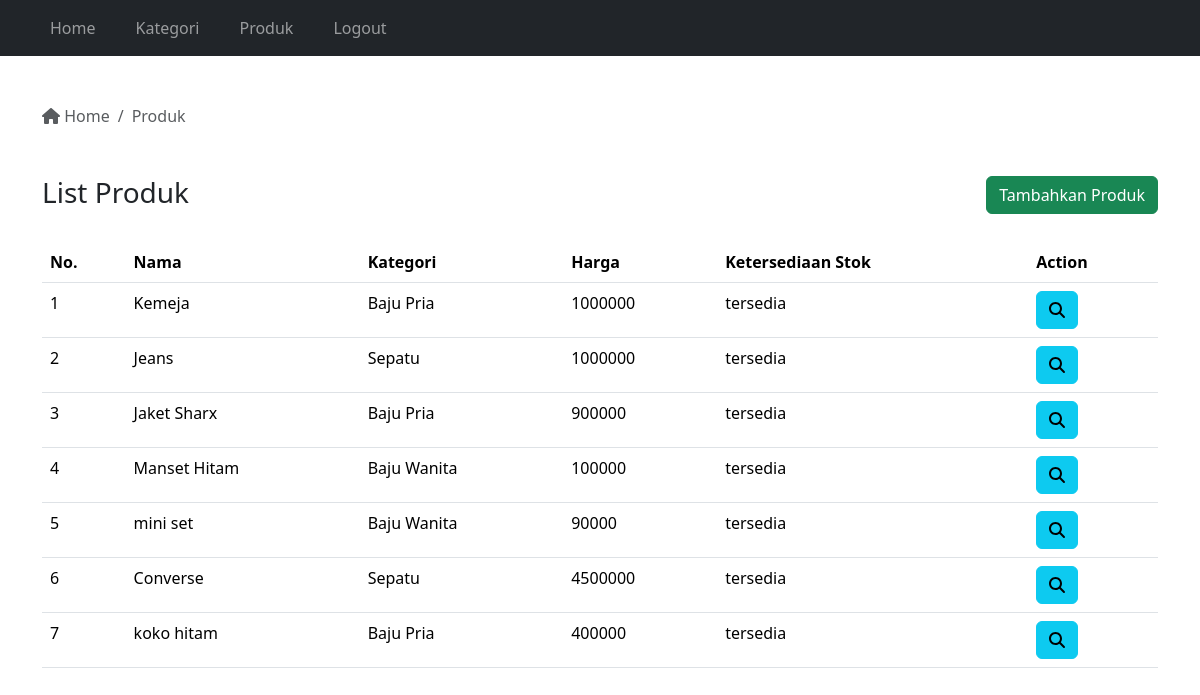
The page /adminpanel/produk.php (signed in) on the database its author committed.
### tables this page shows
CREATE TABLE `produk` (
  `id` int(11) NOT NULL,
  `kategori_id` int(11) NOT NULL,
  `nama` varchar(255) NOT NULL,
  `harga` double NOT NULL,
  `foto` varchar(255) DEFAULT NULL,
  `detail` text DEFAULT NULL,
  `ketersediaan_stok` enum('habis','tersedia') DEFAULT 'tersedia'
);

CREATE TABLE `kategori` (
  `id` int(11) NOT NULL,
  `nama` varchar(100) NOT NULL
);

### adminpanel/produk.php (the view, shortened to what this page needs)
<?php
require "../koneksi.php";
$query = mysqli_query($con, "SELECT a.*, b.nama AS nama_kategori FROM produk a JOIN kategori b ON a.kategori_id = b.id");
$jumlahProduk = mysqli_num_rows($query);
?>
<!DOCTYPE html>
<html lang="en">
<head>
    <link rel="stylesheet" href="../bootstrap/css/bootstrap.min.css">
    <link rel="stylesheet" href="../fontawesome/css/fontawesome.min.css">
</head>
<body>
    <?php
    require "navbar.php";
    ?>
    <div class="container mt-5">
        <nav aria-label="breadcrumb">
            <ol class="breadcrumb">
                <li class="breadcrumb-item active" aria-current="page">
                    <a href="../adminpanel" class="no-decoration text-muted">
                        <i class="fas fa-home"></i> Home
                    </a>
                </li>
                <li class="breadcrumb-item active" aria-current="page">
                    Produk
                </li>
            </ol>
        </nav>
        <div class="mt-3 mb-5">
            <div class="row">
                <div class="col">
                    <h3>List Produk</h3>
                </div>
                <div class="col text-end">
                    <a href="tambah-produk.php" class="btn btn-success">Tambahkan Produk</a>
                </div>
            </div>
            <div class="table-responsive mt-4">
                <table class="table">
                    <thead>
                        <tr>
                            <th>No.</th>
                            <th>Nama</th>
                            <th>Kategori</th>
                            <th>Harga</th>
                            <th>Ketersediaan Stok</th>
                            <th>Action</th>
                        </tr>
                    </thead>
                    <tbody>
                        <?php
                        if ($jumlahProduk == 0) {
                        ?>
                            <tr>
                                <td colspan="6" class="text-center">Data Produk Tidak Tersedia</td>
                            </tr>
                            <?php
                        } else {
                            $jumlah = 1;
                            while ($data = mysqli_fetch_array($query)) {
                            ?>
                                <tr>
                                    <td><?php echo $jumlah; ?></td>
                                    <td><?php echo $data['nama']; ?></td>
                                    <td><?php echo $data['nama_kategori']; ?></td>
                                    <td><?php echo $data['harga']; ?></td>
                                    <td><?php echo $data['ketersediaan_stok']; ?></td>
                                    <td>
                                        <a href="produk-detail.php?p=<?php echo $data['id']; ?>" class="btn btn-info"><i class="fas fa-search"></i></a>
                                    </td>
                                </tr>
                        <?php
                                $jumlah++;
                            }
                        }
                        ?>
                    </tbody>
                </table>
            </div>
        </div>
    </div>
</body>
</html>

### adminpanel/produk.php (style rules this page uses)
.no-decoration { text-decoration: none; }

### rows shown on the page
produk: nama "Kemeja", kategori.nama "Baju Pria", harga "1000000", ketersediaan_stok "tersedia"
produk: nama "Jeans", kategori.nama "Sepatu", harga "1000000", ketersediaan_stok "tersedia"
produk: nama "Jaket Sharx", kategori.nama "Baju Pria", harga "900000", ketersediaan_stok "tersedia"
produk: nama "Manset Hitam", kategori.nama "Baju Wanita", harga "100000", ketersediaan_stok "tersedia"
produk: nama "mini set", kategori.nama "Baju Wanita", harga "90000", ketersediaan_stok "tersedia"
produk: nama "Converse", kategori.nama "Sepatu", harga "4500000", ketersediaan_stok "tersedia"
produk: nama "koko hitam", kategori.nama "Baju Pria", harga "400000", ketersediaan_stok "tersedia"
